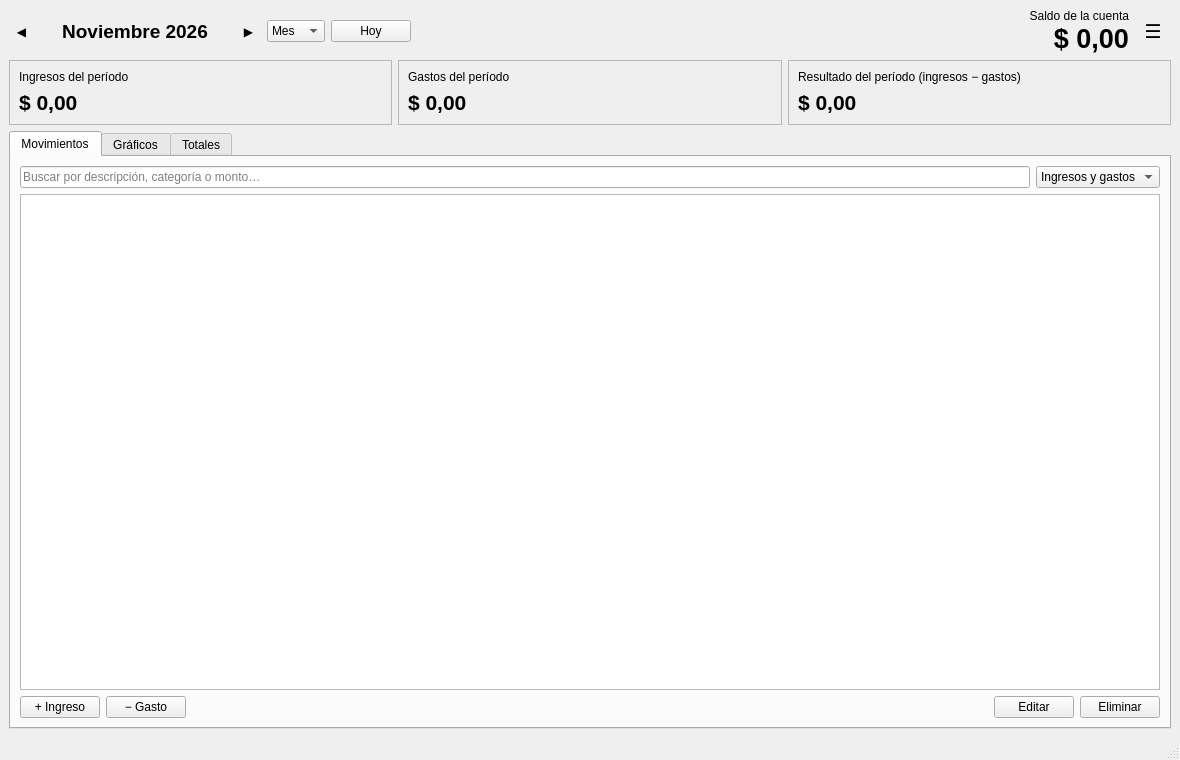
<?xml version="1.0" encoding="UTF-8"?>
<ui version="4.0">
 <class>MainWindow</class>
 <widget class="QMainWindow" name="MainWindow">
  <property name="geometry">
   <rect>
    <x>0</x>
    <y>0</y>
    <width>1180</width>
    <height>760</height>
   </rect>
  </property>
  <property name="windowTitle">
   <string>Ingresos y Gastos</string>
  </property>
  <widget class="QWidget" name="centralwidget">
   <layout class="QVBoxLayout" name="layoutPrincipal">
    <item>
     <layout class="QHBoxLayout" name="layoutSuperior">
      <item>
       <widget class="QToolButton" name="btnAnterior">
        <property name="toolTip">
         <string>Período anterior</string>
        </property>
        <property name="text">
         <string>◀</string>
        </property>
        <property name="autoRaise">
         <bool>true</bool>
        </property>
       </widget>
      </item>
      <item>
       <widget class="QLabel" name="labelPeriodo">
        <property name="minimumSize">
         <size>
          <width>190</width>
          <height>0</height>
         </size>
        </property>
        <property name="font">
         <font>
          <pointsize>14</pointsize>
          <bold>true</bold>
         </font>
        </property>
        <property name="text">
         <string>Noviembre 2026</string>
        </property>
        <property name="alignment">
         <set>Qt::AlignCenter</set>
        </property>
       </widget>
      </item>
      <item>
       <widget class="QToolButton" name="btnSiguiente">
        <property name="toolTip">
         <string>Período siguiente</string>
        </property>
        <property name="text">
         <string>▶</string>
        </property>
        <property name="autoRaise">
         <bool>true</bool>
        </property>
       </widget>
      </item>
      <item>
       <widget class="QComboBox" name="comboVista">
        <property name="toolTip">
         <string>Ver un mes, un año o todo</string>
        </property>
        <item>
         <property name="text">
          <string>Mes</string>
         </property>
        </item>
        <item>
         <property name="text">
          <string>Año</string>
         </property>
        </item>
        <item>
         <property name="text">
          <string>Todo</string>
         </property>
        </item>
       </widget>
      </item>
      <item>
       <widget class="QPushButton" name="btnHoy">
        <property name="toolTip">
         <string>Volver al período actual</string>
        </property>
        <property name="text">
         <string>Hoy</string>
        </property>
       </widget>
      </item>
      <item>
       <spacer name="espaciadorSuperior">
        <property name="orientation">
         <enum>Qt::Horizontal</enum>
        </property>
        <property name="sizeHint" stdset="0">
         <size>
          <width>40</width>
          <height>20</height>
         </size>
        </property>
       </spacer>
      </item>
      <item>
       <layout class="QVBoxLayout" name="layoutSaldo">
        <property name="spacing">
         <number>0</number>
        </property>
        <item>
         <widget class="QLabel" name="labelSaldoTitulo">
          <property name="text">
           <string>Saldo de la cuenta</string>
          </property>
          <property name="alignment">
           <set>Qt::AlignRight|Qt::AlignTrailing|Qt::AlignVCenter</set>
          </property>
         </widget>
        </item>
        <item>
         <widget class="QLabel" name="labelSaldo">
          <property name="font">
           <font>
            <pointsize>20</pointsize>
            <bold>true</bold>
           </font>
          </property>
          <property name="text">
           <string>$ 0,00</string>
          </property>
          <property name="alignment">
           <set>Qt::AlignRight|Qt::AlignTrailing|Qt::AlignVCenter</set>
          </property>
         </widget>
        </item>
       </layout>
      </item>
      <item>
       <widget class="QToolButton" name="btnMenu">
        <property name="toolTip">
         <string>Menú</string>
        </property>
        <property name="text">
         <string>☰</string>
        </property>
        <property name="font">
         <font>
          <pointsize>14</pointsize>
         </font>
        </property>
        <property name="popupMode">
         <enum>QToolButton::InstantPopup</enum>
        </property>
        <property name="autoRaise">
         <bool>true</bool>
        </property>
       </widget>
      </item>
     </layout>
    </item>
    <item>
     <layout class="QHBoxLayout" name="layoutTarjetas">
      <item>
       <widget class="QFrame" name="frameIngresos">
        <property name="frameShape">
         <enum>QFrame::StyledPanel</enum>
        </property>
        <layout class="QVBoxLayout" name="layoutIngresos">
         <item>
          <widget class="QLabel" name="labelIngresosTitulo">
           <property name="text">
            <string>Ingresos del período</string>
           </property>
          </widget>
         </item>
         <item>
          <widget class="QLabel" name="labelIngresos">
           <property name="font">
            <font>
             <pointsize>16</pointsize>
             <bold>true</bold>
            </font>
           </property>
           <property name="text">
            <string>$ 0,00</string>
           </property>
          </widget>
         </item>
        </layout>
       </widget>
      </item>
      <item>
       <widget class="QFrame" name="frameGastos">
        <property name="frameShape">
         <enum>QFrame::StyledPanel</enum>
        </property>
        <layout class="QVBoxLayout" name="layoutGastos">
         <item>
          <widget class="QLabel" name="labelGastosTitulo">
           <property name="text">
            <string>Gastos del período</string>
           </property>
          </widget>
         </item>
         <item>
          <widget class="QLabel" name="labelGastos">
           <property name="font">
            <font>
             <pointsize>16</pointsize>
             <bold>true</bold>
            </font>
           </property>
           <property name="text">
            <string>$ 0,00</string>
           </property>
          </widget>
         </item>
        </layout>
       </widget>
      </item>
      <item>
       <widget class="QFrame" name="frameResultado">
        <property name="frameShape">
         <enum>QFrame::StyledPanel</enum>
        </property>
        <layout class="QVBoxLayout" name="layoutResultado">
         <item>
          <widget class="QLabel" name="labelResultadoTitulo">
           <property name="text">
            <string>Resultado del período (ingresos − gastos)</string>
           </property>
          </widget>
         </item>
         <item>
          <widget class="QLabel" name="labelResultado">
           <property name="font">
            <font>
             <pointsize>16</pointsize>
             <bold>true</bold>
            </font>
           </property>
           <property name="text">
            <string>$ 0,00</string>
           </property>
          </widget>
         </item>
        </layout>
       </widget>
      </item>
     </layout>
    </item>
    <item>
     <widget class="QTabWidget" name="tabWidget">
      <property name="currentIndex">
       <number>0</number>
      </property>
      <widget class="QWidget" name="tabMovimientos">
       <attribute name="title">
        <string>Movimientos</string>
       </attribute>
       <layout class="QVBoxLayout" name="layoutMovimientos">
        <item>
         <layout class="QHBoxLayout" name="layoutFiltros">
          <item>
           <widget class="QLineEdit" name="inputBuscar">
            <property name="placeholderText">
             <string>Buscar por descripción, categoría o monto…</string>
            </property>
            <property name="clearButtonEnabled">
             <bool>true</bool>
            </property>
           </widget>
          </item>
          <item>
           <widget class="QComboBox" name="comboFiltroTipo">
            <item>
             <property name="text">
              <string>Ingresos y gastos</string>
             </property>
            </item>
            <item>
             <property name="text">
              <string>Solo ingresos</string>
             </property>
            </item>
            <item>
             <property name="text">
              <string>Solo gastos</string>
             </property>
            </item>
           </widget>
          </item>
         </layout>
        </item>
        <item>
         <widget class="QTableView" name="tablaMovimientos">
          <property name="contextMenuPolicy">
           <enum>Qt::CustomContextMenu</enum>
          </property>
          <property name="editTriggers">
           <set>QAbstractItemView::NoEditTriggers</set>
          </property>
          <property name="alternatingRowColors">
           <bool>true</bool>
          </property>
          <property name="selectionMode">
           <enum>QAbstractItemView::ExtendedSelection</enum>
          </property>
          <property name="selectionBehavior">
           <enum>QAbstractItemView::SelectRows</enum>
          </property>
          <property name="sortingEnabled">
           <bool>true</bool>
          </property>
         </widget>
        </item>
        <item>
         <layout class="QHBoxLayout" name="layoutBotones">
          <item>
           <widget class="QPushButton" name="btnNuevoIngreso">
            <property name="toolTip">
             <string>Agregar un ingreso (Ctrl+I)</string>
            </property>
            <property name="text">
             <string>+ Ingreso</string>
            </property>
           </widget>
          </item>
          <item>
           <widget class="QPushButton" name="btnNuevoGasto">
            <property name="toolTip">
             <string>Agregar un gasto (Ctrl+G)</string>
            </property>
            <property name="text">
             <string>− Gasto</string>
            </property>
           </widget>
          </item>
          <item>
           <spacer name="espaciadorBotones">
            <property name="orientation">
             <enum>Qt::Horizontal</enum>
            </property>
            <property name="sizeHint" stdset="0">
             <size>
              <width>40</width>
              <height>20</height>
             </size>
            </property>
           </spacer>
          </item>
          <item>
           <widget class="QPushButton" name="btnEditar">
            <property name="text">
             <string>Editar</string>
            </property>
           </widget>
          </item>
          <item>
           <widget class="QPushButton" name="btnEliminar">
            <property name="text">
             <string>Eliminar</string>
            </property>
           </widget>
          </item>
         </layout>
        </item>
       </layout>
      </widget>
      <widget class="QWidget" name="tabGraficos">
       <attribute name="title">
        <string>Gráficos</string>
       </attribute>
       <layout class="QVBoxLayout" name="layoutGraficos" stretch="5,4">
        <item>
         <widget class="GraficoBarras" name="graficoBarras" native="true">
          <property name="sizePolicy">
           <sizepolicy hsizetype="Expanding" vsizetype="Expanding">
            <horstretch>0</horstretch>
            <verstretch>1</verstretch>
           </sizepolicy>
          </property>
         </widget>
        </item>
        <item>
         <layout class="QHBoxLayout" name="layoutTortas">
          <item>
           <widget class="GraficoTorta" name="tortaGastos" native="true">
            <property name="sizePolicy">
             <sizepolicy hsizetype="Expanding" vsizetype="Expanding">
              <horstretch>1</horstretch>
              <verstretch>1</verstretch>
             </sizepolicy>
            </property>
           </widget>
          </item>
          <item>
           <widget class="GraficoTorta" name="tortaIngresos" native="true">
            <property name="sizePolicy">
             <sizepolicy hsizetype="Expanding" vsizetype="Expanding">
              <horstretch>1</horstretch>
              <verstretch>1</verstretch>
             </sizepolicy>
            </property>
           </widget>
          </item>
         </layout>
        </item>
       </layout>
      </widget>
      <widget class="QWidget" name="tabTotales">
       <attribute name="title">
        <string>Totales</string>
       </attribute>
       <layout class="QHBoxLayout" name="layoutTotales" stretch="4,3,4">
        <item>
         <layout class="QVBoxLayout" name="layoutTotalesMeses">
          <item>
           <widget class="QLabel" name="labelTotalesMeses">
            <property name="font">
             <font>
              <bold>true</bold>
             </font>
            </property>
            <property name="text">
             <string>Por mes</string>
            </property>
           </widget>
          </item>
          <item>
           <widget class="QTableWidget" name="tablaMeses">
            <property name="editTriggers">
             <set>QAbstractItemView::NoEditTriggers</set>
            </property>
            <property name="selectionMode">
             <enum>QAbstractItemView::NoSelection</enum>
            </property>
            <column>
             <property name="text">
              <string>Mes</string>
             </property>
            </column>
            <column>
             <property name="text">
              <string>Ingresos</string>
             </property>
            </column>
            <column>
             <property name="text">
              <string>Gastos</string>
             </property>
            </column>
            <column>
             <property name="text">
              <string>Saldo</string>
             </property>
            </column>
           </widget>
          </item>
         </layout>
        </item>
        <item>
         <layout class="QVBoxLayout" name="layoutTotalesCategorias">
          <item>
           <widget class="QLabel" name="labelTotalesCategorias">
            <property name="font">
             <font>
              <bold>true</bold>
             </font>
            </property>
            <property name="text">
             <string>Por categoría</string>
            </property>
           </widget>
          </item>
          <item>
           <widget class="QTableWidget" name="tablaCategorias">
            <property name="editTriggers">
             <set>QAbstractItemView::NoEditTriggers</set>
            </property>
            <property name="selectionMode">
             <enum>QAbstractItemView::NoSelection</enum>
            </property>
            <column>
             <property name="text">
              <string>Categoría</string>
             </property>
            </column>
            <column>
             <property name="text">
              <string>Total</string>
             </property>
            </column>
            <column>
             <property name="text">
              <string>%</string>
             </property>
            </column>
           </widget>
          </item>
         </layout>
        </item>
        <item>
         <layout class="QVBoxLayout" name="layoutTotalesAnios">
          <item>
           <widget class="QLabel" name="labelTotalesAnios">
            <property name="font">
             <font>
              <bold>true</bold>
             </font>
            </property>
            <property name="text">
             <string>Por año</string>
            </property>
           </widget>
          </item>
          <item>
           <widget class="QTableWidget" name="tablaAnios">
            <property name="editTriggers">
             <set>QAbstractItemView::NoEditTriggers</set>
            </property>
            <property name="selectionMode">
             <enum>QAbstractItemView::NoSelection</enum>
            </property>
            <column>
             <property name="text">
              <string>Año</string>
             </property>
            </column>
            <column>
             <property name="text">
              <string>Ingresos</string>
             </property>
            </column>
            <column>
             <property name="text">
              <string>Gastos</string>
             </property>
            </column>
            <column>
             <property name="text">
              <string>Saldo</string>
             </property>
            </column>
           </widget>
          </item>
         </layout>
        </item>
       </layout>
      </widget>
     </widget>
    </item>
   </layout>
  </widget>
  <widget class="QStatusBar" name="statusbar"/>
  <action name="actionCategorias">
   <property name="text">
    <string>Categorías…</string>
   </property>
  </action>
  <action name="actionSaldoInicial">
   <property name="text">
    <string>Saldo inicial…</string>
   </property>
  </action>
  <action name="actionImportar">
   <property name="text">
    <string>Importar CSV…</string>
   </property>
  </action>
  <action name="actionExportar">
   <property name="text">
    <string>Exportar CSV…</string>
   </property>
  </action>
  <action name="actionBackup">
   <property name="text">
    <string>Hacer copia de seguridad</string>
   </property>
  </action>
  <action name="actionSincronizar">
   <property name="text">
    <string>Sincronizar con el celular…</string>
   </property>
  </action>
  <action name="actionAcerca">
   <property name="text">
    <string>Acerca de</string>
   </property>
  </action>
 </widget>
 <customwidgets>
  <customwidget>
   <class>GraficoBarras</class>
   <extends>QWidget</extends>
   <header>graficos.h</header>
   <container>0</container>
  </customwidget>
  <customwidget>
   <class>GraficoTorta</class>
   <extends>QWidget</extends>
   <header>graficos.h</header>
   <container>0</container>
  </customwidget>
 </customwidgets>
 <resources/>
 <connections/>
</ui>
